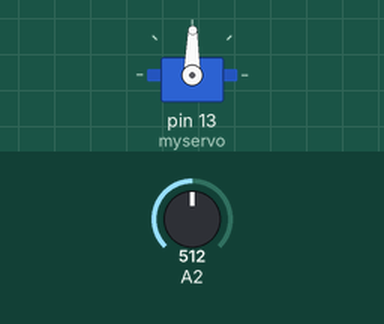
Simulated run of this sketch. Board: Arduino Uno, built with avr-gcc and run on an emulated ATmega328P. On the bench: servo. The inputs (shaded band) are chosen by the test bench; at power-on: A2 = 512.

Above: at 1.2 s.
1.3 s: A2 set to 716
At 2.1 s:
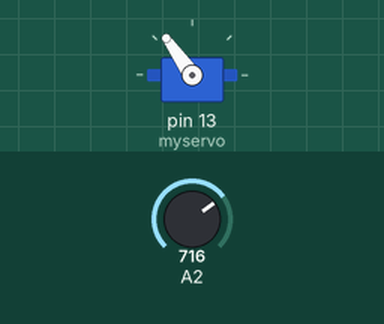
2.8 s: A2 set to 900
At 3.3 s:
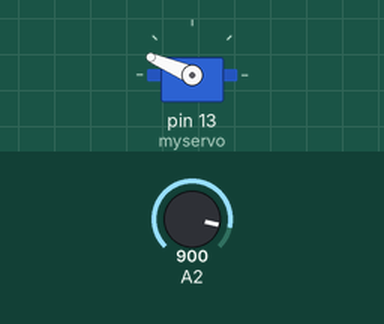
4.3 s: A2 set to 1023
At 5.5 s:
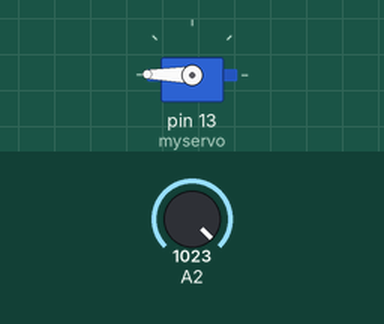
5.8 s: A2 set to 306
At 6.8 s:
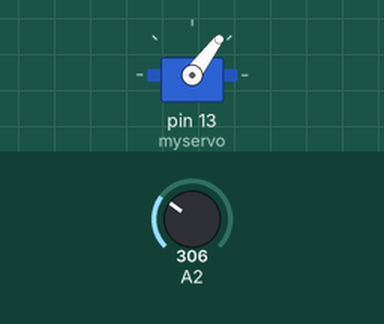
7.3 s: A2 set to 122
At 7.9 s:
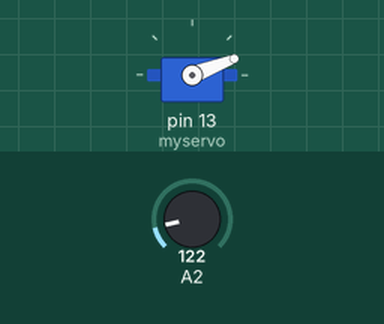
8.8 s: A2 set to 511
At 10.2 s:
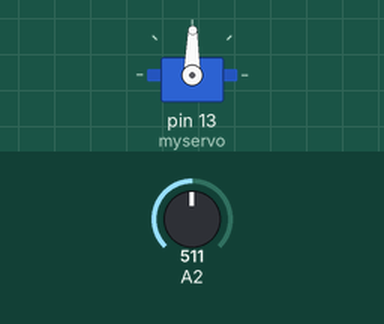
Timing chart, 0 to 11.3 s (numbered marks = the images above; inputs shaded):
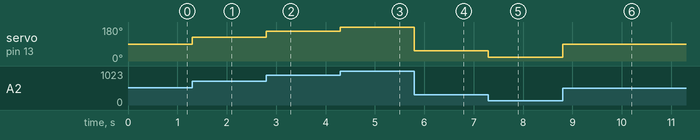

Measured:
- after the input at 1.3 s, servo on pin 13 (myservo): 89° → 125° at once
- after the input at 2.8 s, servo on pin 13 (myservo): 125° → 157° at once
- after the input at 4.3 s, servo on pin 13 (myservo): 157° → 179° at once
- after the input at 5.8 s, servo on pin 13 (myservo): 179° → 53° at once
- after the input at 7.3 s, servo on pin 13 (myservo): 53° → 21° at once
- after the input at 8.8 s, servo on pin 13 (myservo): 21° → 89° at once

The sketch:

servo.ino
```cpp
//Controls servo angle based on input from A1 through POT voltage divider
#include <Servo.h>
Servo myservo;


//Define ADC Register Pointers
volatile unsigned char* my_ADMUX = (unsigned char*) 0x7C;
volatile unsigned char* my_ADCSRB = (unsigned char*) 0x7B;
volatile unsigned char* my_ADCSRA = (unsigned char*) 0x7A;
volatile unsigned int* my_ADC_DATA = (unsigned int*) 0x78;

char channel =2;
void setup(){
  adc_init();  //Start ADC
  Serial.begin(9600);
  myservo.attach(13);
  myservo.write(90);// move servos to center position -> 90°
}
void loop(){
  int voltage = adc_read(channel);//read voltage from POT
  int angle = voltage/5.7;//Scale down analog input to be between 180 and 0
  myservo.write(angle);// move servos
}

//ADC functions
void adc_init()
{
  // setup the A register
  *my_ADCSRA |= B10000000;
  *my_ADCSRA &= B11110111;
  *my_ADCSRA &= B11011111;

  // setup the B register
  *my_ADCSRB &= B11111000;

  // setup the MUX Register
  *my_ADMUX |= (1<<REFS0);
}

unsigned int adc_read(unsigned char adc_channel_num)
{
  int channel_selector;
  // clear the channel selection bits (MUX 4:0)
  *my_ADMUX &= B11100000;

  // clear the channel selection bits (MUX 5)
  *my_ADCSRB &= B11110111;

  //Assign correct channel using MUX 5:0
  if (adc_channel_num < 8) {
    *my_ADMUX |= adc_channel_num;
  }
  else if ((adc_channel_num > 7) && (adc_channel_num < 16)) {
     channel_selector = (adc_channel_num - 8);
     *my_ADCSRB |= B00001000;
     *my_ADMUX |= channel_selector;
  }

  // set bit 6 of ADCSRA to 1 to start a conversion
  *my_ADCSRA |= B01000000;

  // wait for the conversion to complete
  while ((*my_ADCSRA & 0x40) != 0);

  // return the result in the ADC data register
  return (*my_ADC_DATA & 0x03FF);
}
```
